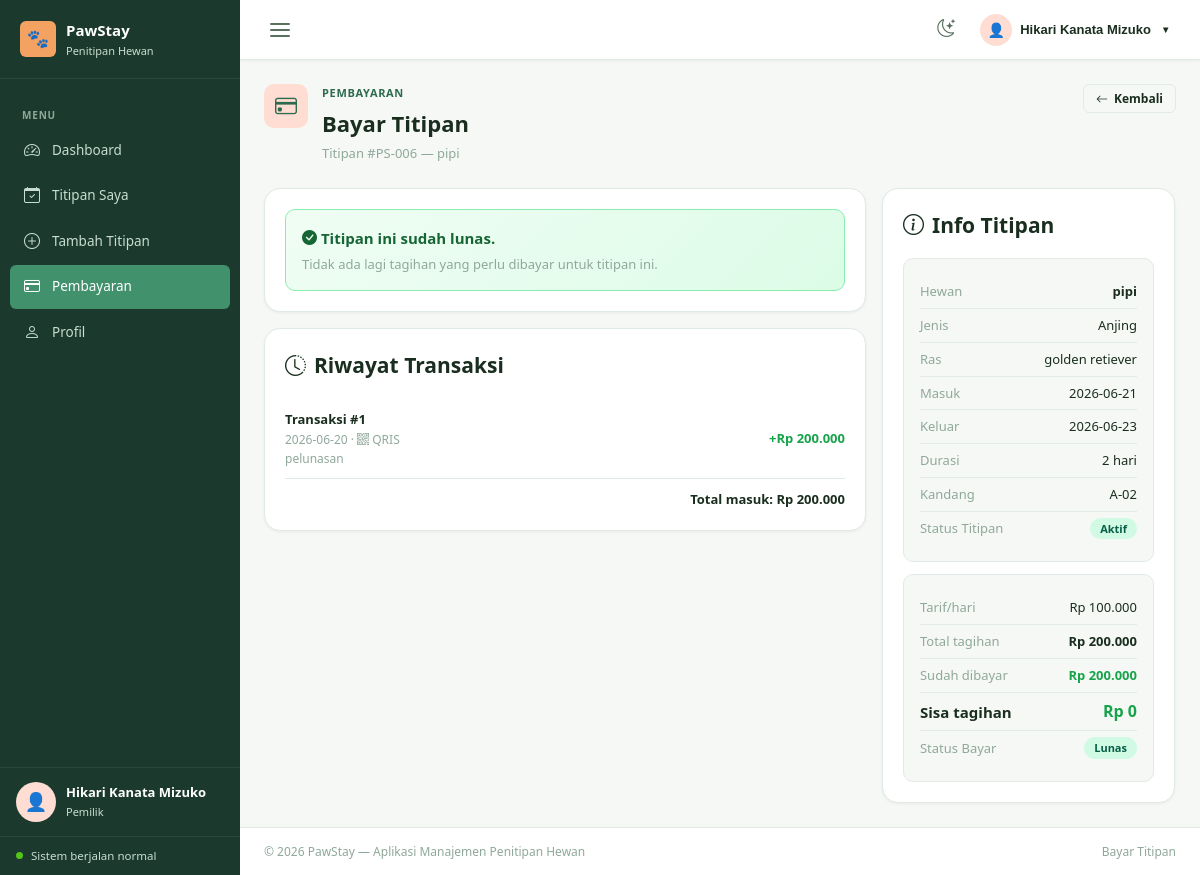
Screenshot of /pawstay/add-payment.php?id_penitipan=6 (signed in) with the database file from the repository.
### tables this page shows
CREATE TABLE `penitipan` (
  `id_penitipan` int(10) UNSIGNED NOT NULL,
  `id_hewan` int(10) UNSIGNED NOT NULL,
  `id_petugas` int(10) UNSIGNED DEFAULT NULL,
  `tanggal_masuk` date NOT NULL,
  `tanggal_keluar` date DEFAULT NULL,
  `kandang` varchar(20) DEFAULT NULL,
  `status` enum('Menunggu Verifikasi','Aktif','Selesai','Batal') NOT NULL DEFAULT 'Menunggu Verifikasi',
  `catatan` text DEFAULT NULL,
  `terverifikasi_at` datetime DEFAULT NULL,
  `created_at` datetime NOT NULL DEFAULT current_timestamp(),
  `updated_at` datetime NOT NULL DEFAULT current_timestamp() ON UPDATE current_timestamp()
);

CREATE TABLE `hewan` (
  `id_hewan` int(10) UNSIGNED NOT NULL,
  `id_pemilik` int(10) UNSIGNED NOT NULL,
  `nama_hewan` varchar(100) NOT NULL,
  `jenis_hewan` varchar(50) NOT NULL,
  `ras` varchar(100) DEFAULT NULL,
  `umur` int(11) DEFAULT NULL,
  `berat` decimal(5,2) DEFAULT NULL,
  `keterangan` text DEFAULT NULL,
  `foto` varchar(255) DEFAULT NULL,
  `created_at` datetime NOT NULL DEFAULT current_timestamp(),
  `updated_at` datetime NOT NULL DEFAULT current_timestamp() ON UPDATE current_timestamp()
);

CREATE TABLE `pembayaran` (
  `id_pembayaran` int(10) UNSIGNED NOT NULL,
  `id_penitipan` int(10) UNSIGNED NOT NULL,
  `tanggal_bayar` date NOT NULL,
  `jumlah` decimal(12,2) NOT NULL,
  `metode` varchar(30) NOT NULL DEFAULT 'Tunai',
  `status` enum('Lunas','DP','Belum Lunas') NOT NULL DEFAULT 'Belum Lunas',
  `keterangan` varchar(255) DEFAULT NULL,
  `created_at` datetime NOT NULL DEFAULT current_timestamp(),
  `updated_at` datetime NOT NULL DEFAULT current_timestamp() ON UPDATE current_timestamp()
);

### pawstay/koneksi.php (called while the page is built, shortened)
<?php
try {
    $dsn = sprintf(
        'mysql:host=%s;dbname=%s;charset=%s',
        DB_HOST, DB_NAME, DB_CHARSET
    );
    $pdo = new PDO($dsn, DB_USER, DB_PASS, [
        PDO::ATTR_ERRMODE            => PDO::ERRMODE_EXCEPTION,
        PDO::ATTR_DEFAULT_FETCH_MODE => PDO::FETCH_ASSOC,
        PDO::ATTR_EMULATE_PREPARES   => false,
    ]);
} catch (PDOException $e) {
    http_response_code(500);
    die(json_encode([
        'status'  => 'error',
        'message' => 'Koneksi database gagal. Silakan hubungi administrator.',
        'detail'  => (ini_get('display_errors') ? $e->getMessage() : null),
    ]));
}
function dbFetchAll(string $sql, array $params = []): array
{
    global $pdo;
    $stmt = $pdo->prepare($sql);
    $stmt->execute($params);
    return $stmt->fetchAll();
}
function dbFetchOne(string $sql, array $params = []): array|false
{
    global $pdo;
    $stmt = $pdo->prepare($sql);
    $stmt->execute($params);
    return $stmt->fetch();
}
function namaUser(): string
{
    return htmlspecialchars($_SESSION['nama_pemilik'] ?? 'Pengguna', ENT_QUOTES, 'UTF-8');
}

### pawstay/add-payment.php (the view, shortened to what this page needs)
<?php
require_once 'koneksi.php';
$namaUser  = namaUser();
$idPemilik = (int) $_SESSION['id_pemilik'];
$id_penitipan = (int)($_GET['id_penitipan'] ?? 0);
$titipan = dbFetchOne("
  SELECT
    pt.id_penitipan,
    pt.tanggal_masuk,
    pt.tanggal_keluar,
    pt.kandang,
    pt.status AS status_titipan,
    h.nama_hewan,
    h.jenis_hewan,
    h.ras,
    pm.nama_pemilik,
    pm.no_telepon,
    pm.email
  FROM penitipan pt
  JOIN hewan h    ON h.id_hewan    = pt.id_hewan
  JOIN pemilik pm ON pm.id_pemilik = h.id_pemilik
  WHERE pt.id_penitipan = ? AND h.id_pemilik = ?
", [$id_penitipan, $idPemilik]);
$riwayat = dbFetchAll("
  SELECT * FROM pembayaran
  WHERE id_penitipan = ?
  ORDER BY id_pembayaran ASC
", [$id_penitipan]);
$tagihan_awal   = $riwayat[0] ?? null;
$total_tagihan  = $tagihan_awal ? (float)$tagihan_awal['jumlah'] : 0;
$transaksi = array_slice($riwayat, 1);
$total_dibayar  = array_sum(array_column($transaksi, 'jumlah'));
$sisa_bayar     = max(0, $total_tagihan - $total_dibayar);
$tgl_masuk  = new DateTime($titipan['tanggal_masuk']);
$tgl_keluar = $titipan['tanggal_keluar'] ? new DateTime($titipan['tanggal_keluar']) : new DateTime();
$jumlah_hari = max(1, (int)$tgl_masuk->diff($tgl_keluar)->days);
$tarif_map      = ['Kucing'=>75000,'Anjing'=>100000,'Kelinci'=>60000,'Burung'=>50000,'Lainnya'=>75000];
$tarif_per_hari = $tarif_map[$titipan['jenis_hewan']] ?? 75000;
$status_bayar = 'Belum Lunas';
if ($total_dibayar >= $total_tagihan && $total_tagihan > 0) {
    $status_bayar = 'Lunas';
} elseif ($total_dibayar > 0) {
    $status_bayar = 'DP';
}
?>
<!DOCTYPE html>
<html lang="id" data-theme="light">
<head>
  <link rel="stylesheet" href="https://cdn.jsdelivr.net/npm/bootstrap-icons@1.11.3/font/bootstrap-icons.min.css">
  <link rel="stylesheet" href="style.css">
</head>
<body>
<div class="admin-shell">
  <aside class="admin-sidebar" id="adminSidebar">
    <div class="sidebar-header">
      <a class="brand-mark" href="index.php">
        <span class="brand-icon">🐾</span>
        <span class="brand-copy"><span class="brand-title">PawStay</span><span class="brand-subtitle">Penitipan Hewan</span></span>
      </a>
    </div>
    <nav class="sidebar-nav">
      <div class="nav-section-label">Menu</div>
      <a class="nav-link" href="index.php"><span class="nav-icon"><i class="bi bi-speedometer2"></i></span><span class="nav-text">Dashboard</span></a>
      <a class="nav-link" href="bookings.php"><span class="nav-icon"><i class="bi bi-calendar-check"></i></span><span class="nav-text">Titipan Saya</span></a>
      <a class="nav-link" href="add-booking.php"><span class="nav-icon"><i class="bi bi-plus-circle"></i></span><span class="nav-text">Tambah Titipan</span></a>
      <a class="nav-link active" href="payments.php"><span class="nav-icon"><i class="bi bi-credit-card"></i></span><span class="nav-text">Pembayaran</span></a>
      <a class="nav-link" href="profile.php"><span class="nav-icon"><i class="bi bi-person"></i></span><span class="nav-text">Profil</span></a>
    </nav>
    <div class="sidebar-user">
      <div class="avatar-placeholder avatar-md">👤</div>
      <div><strong><?= $namaUser ?></strong><small>Pemilik</small></div>
    </div>
    <div class="sidebar-footer"><span class="status-dot"></span><span>Sistem berjalan normal</span></div>
  </aside>
  <div class="admin-main">
    <nav class="admin-navbar">
      <button class="sidebar-toggle" data-sidebar-toggle><span></span><span></span><span></span></button>
      <div class="navbar-actions">
        <button class="icon-button" data-theme-toggle><i class="bi bi-moon-stars" data-theme-icon></i></button>
        <div class="dropdown">
          <button class="profile-button dropdown-toggle">
            <div class="avatar-placeholder avatar-sm">👤</div>
            <span class="profile-name"><?= $namaUser ?></span>
          </button>
        </div>
      </div>
    </nav>
    <main class="dashboard-content">
      <div class="page-heading">
        <div class="page-heading-copy">
          <span class="page-icon"><i class="bi bi-credit-card"></i></span>
          <div>
            <p class="eyebrow mb-1">Pembayaran</p>
            <h1 style="font-size:22px;font-weight:700;margin-bottom:2px">Bayar Titipan</h1>
            <p class="text-muted mb-0" style="font-size:13px">
              Titipan #PS-<?= str_pad($id_penitipan, 3, '0', STR_PAD_LEFT) ?>
              — <?= htmlspecialchars($titipan['nama_hewan']) ?>
            </p>
          </div>
        </div>
        <a class="btn btn-outline btn-sm" href="payments.php"><i class="bi bi-arrow-left"></i> Kembali</a>
      </div>
      <div class="row g-3">
        <div class="col-xl-8">
          <?php if ($status_bayar === 'Lunas'): ?>
            <div class="panel">
              <div class="lunas-box">
                <p class="fw-semibold mb-1" style="font-size:15px;color:#166534;"><i class="bi bi-check-circle-fill"></i> Titipan ini sudah lunas.</p>
                <p class="text-muted mb-0" style="font-size:13px;">Tidak ada lagi tagihan yang perlu dibayar untuk titipan ini.</p>
              </div>
            </div>
          <?php endif; ?>
          <div class="panel mt-3">
            <div class="panel-header">
              <h2 class="section-title h5 mb-0"><i class="bi bi-clock-history"></i> Riwayat Transaksi</h2>
            </div>
            <?php if (empty($transaksi)): ?>
              <p class="text-muted" style="font-size:13px;padding:12px 0;">Belum ada transaksi pembayaran yang masuk.</p>
            <?php else: ?>
              <?php
              $nomor = 1;
              foreach ($transaksi as $r):
                $metodeIcon = ['Tunai'=>'bi-cash-coin','Transfer'=>'bi-bank','QRIS'=>'bi-qr-code'];
                $icon = $metodeIcon[$r['metode']] ?? 'bi-credit-card';
              ?>
              <div class="history-item">
                <div>
                  <p class="fw-semibold mb-0">Transaksi #<?= $nomor++ ?></p>
                  <p class="text-muted mb-0 small">
                    <?= htmlspecialchars($r['tanggal_bayar']) ?>
                    &middot; <i class="bi <?= $icon ?>"></i> <?= htmlspecialchars($r['metode']) ?>
                  </p>
                  <?php if ($r['keterangan']): ?>
                    <p class="text-muted mb-0 small"><?= htmlspecialchars($r['keterangan']) ?></p>
                  <?php endif; ?>
                </div>
                <div class="text-end">
                  <p class="fw-semibold mb-0" style="color:#16a34a;">+Rp <?= number_format($r['jumlah'], 0, ',', '.') ?></p>
                </div>
              </div>
              <?php endforeach; ?>
              <div style="text-align:right;padding-top:10px;font-size:13px;font-weight:700;">
                Total masuk: Rp <?= number_format($total_dibayar, 0, ',', '.') ?>
              </div>
            <?php endif; ?>
          </div>
        </div>
        <div class="col-xl-4">
          <div class="panel">
            <div class="panel-header">
              <h2 class="section-title h5 mb-0"><i class="bi bi-info-circle"></i> Info Titipan</h2>
            </div>
            <div class="summary-box mb-3">
              <div class="summary-row">
                <span class="text-muted">Hewan</span>
                <span class="fw-semibold"><?= htmlspecialchars($titipan['nama_hewan']) ?></span>
              </div>
              <div class="summary-row">
                <span class="text-muted">Jenis</span>
                <span><?= htmlspecialchars($titipan['jenis_hewan']) ?></span>
              </div>
              <div class="summary-row">
                <span class="text-muted">Ras</span>
                <span><?= htmlspecialchars($titipan['ras'] ?? '-') ?></span>
              </div>
              <div class="summary-row">
                <span class="text-muted">Masuk</span>
                <span><?= htmlspecialchars($titipan['tanggal_masuk']) ?></span>
              </div>
              <div class="summary-row">
                <span class="text-muted">Keluar</span>
                <span><?= $titipan['tanggal_keluar'] ? htmlspecialchars($titipan['tanggal_keluar']) : '-' ?></span>
              </div>
              <div class="summary-row">
                <span class="text-muted">Durasi</span>
                <span><?= $jumlah_hari ?> hari</span>
              </div>
              <div class="summary-row">
                <span class="text-muted">Kandang</span>
                <span><?= htmlspecialchars($titipan['kandang'] ?? '-') ?></span>
              </div>
              <div class="summary-row">
                <span class="text-muted">Status Titipan</span>
                <?php
                  $stTitipan = ['Aktif'=>'badge-success','Selesai'=>'badge-secondary','Batal'=>'badge-danger'];
                  $stClass   = $stTitipan[$titipan['status_titipan']] ?? '';
                ?>
                <span class="badge <?= $stClass ?>"><?= htmlspecialchars($titipan['status_titipan']) ?></span>
              </div>
            </div>
            <div class="summary-box">
              <div class="summary-row">
                <span class="text-muted">Tarif/hari</span>
                <span>Rp <?= number_format($tarif_per_hari, 0, ',', '.') ?></span>
              </div>
              <div class="summary-row">
                <span class="text-muted">Total tagihan</span>
                <span class="fw-semibold">Rp <?= number_format($total_tagihan, 0, ',', '.') ?></span>
              </div>
              <div class="summary-row">
                <span class="text-muted">Sudah dibayar</span>
                <span style="color:#16a34a;font-weight:600;">Rp <?= number_format($total_dibayar, 0, ',', '.') ?></span>
              </div>
              <div class="summary-row summary-total">
                <span>Sisa tagihan</span>
                <span style="color:<?= $sisa_bayar > 0 ? '#dc2626' : '#16a34a' ?>;font-size:16px;">
                  Rp <?= number_format($sisa_bayar, 0, ',', '.') ?>
                </span>
              </div>
              <div class="summary-row">
                <span class="text-muted">Status Bayar</span>
                <?php
                  $stBayar = ['Lunas'=>'badge-success','DP'=>'badge-warning','Belum Lunas'=>'badge-danger'];
                  $stBadge = $stBayar[$status_bayar] ?? 'badge-secondary';
                ?>
                <span class="badge <?= $stBadge ?>"><?= $status_bayar ?></span>
              </div>
            </div>
          </div>
        </div>
      </div>
    </main>
    <footer class="admin-footer">
      <span>© 2026 PawStay — Aplikasi Manajemen Penitipan Hewan</span>
      <span>Bayar Titipan</span>
    </footer>
  </div>
</div>
</body>
</html>

### pawstay/add-payment.php (style rules this page uses)
.summary-box { background:var(--bg-body); border:1px solid var(--border-color); border-radius:var(--radius-md); padding:16px; }
.summary-row { display:flex; justify-content:space-between; align-items:center; font-size:13px; padding:6px 0; border-bottom:1px solid var(--border-color); }
.summary-row:last-child { border-bottom:none; }
.summary-total { font-weight:700; font-size:15px; }
.history-item { display:flex; justify-content:space-between; align-items:center; padding:10px 0; border-bottom:1px solid var(--border-color); font-size:13px; }
.lunas-box { background:linear-gradient(135deg,#f0fdf4,#dcfce7); border:1px solid #86efac; border-radius:var(--radius-md); padding:16px; }

### rows the page displays
penitipan: id_hewan.nama_hewan "pipi", id_hewan.jenis_hewan "Anjing", id_hewan.ras "golden retiever", tanggal_masuk "2026-06-21", tanggal_keluar "2026-06-23", kandang "A-02", status "Aktif", id_hewan.jenis_hewan "100.000"
pembayaran: tanggal_bayar "2026-06-20", metode "QRIS", keterangan "pelunasan", jumlah "200.000"
pembayaran: jumlah "200.000", jumlah "0", jumlah "Lunas"

### other values shown
$namaUser "Hikari Kanata Mizuko"
str_pad($id_penitipan, 3, '0', STR_PAD_LEFT) "006"
$total_dibayar "200.000"
